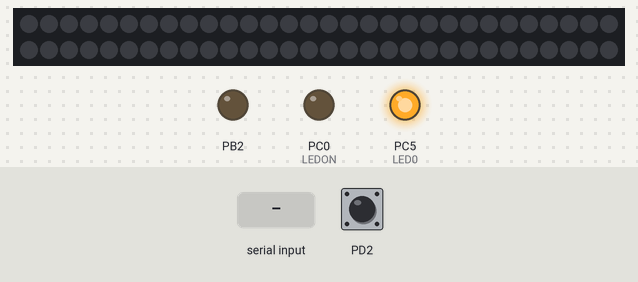
Simulated run of this program. Board: ATmega8, built with avr-gcc and emulated at 16 MHz. Parts: 60 RGB LEDs in strip order, left to right, continuing on the next row, output pins drawn as LEDs (lit = HIGH). Wiring (inferred from the names in the program): 2 × WS2801 LEDs: SPI / data PC4, clock PC2. Dashed ring = blinking. Inputs (shaded band) come from the test bench; at power-on: PD2 HIGH. Dim RGB values are drawn brighter than linear; pins used as bus, display or sensor lines are not drawn.

Above: at 1.2 s.
1.3 s: PD2 pulled LOW for 0.15 s
At 3.6 s:
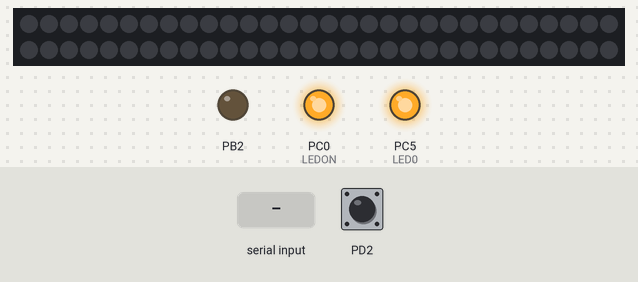
4.0 s: PD2 pulled LOW for 1 s
At 6.1 s:
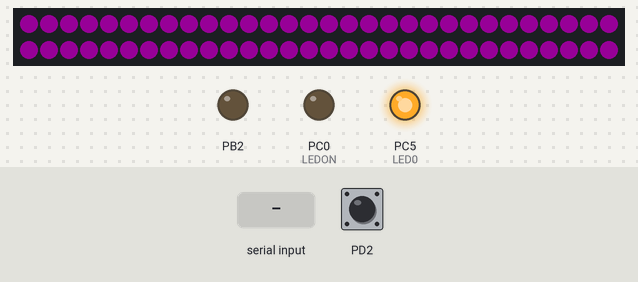
6.9 s: PD2 pulled LOW for 0.15 s
At 8.9 s:
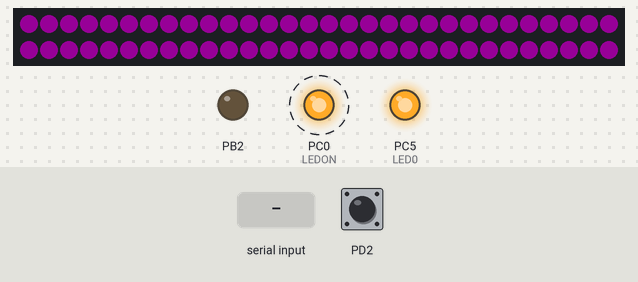
10.0 s: PD2 pulled LOW for 1 s
At 11.22 s:
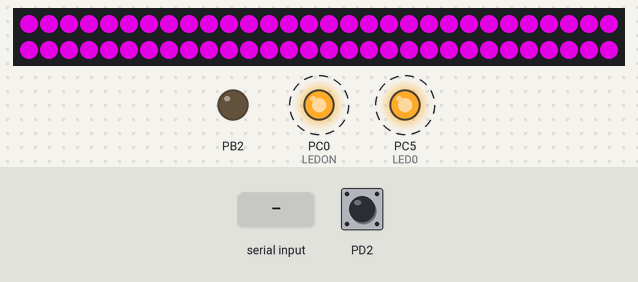
13.2 s: "1" received over Serial
At 14.3 s:
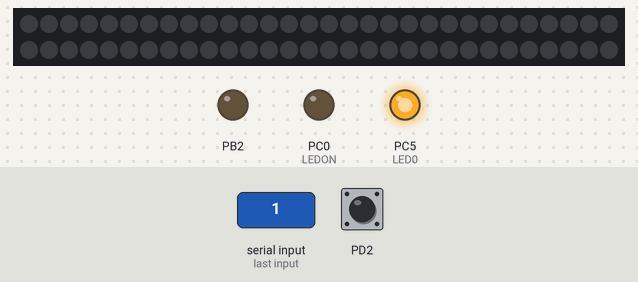
Timing chart, 0 to 15.7 s (numbered marks = the images above; inputs shaded):
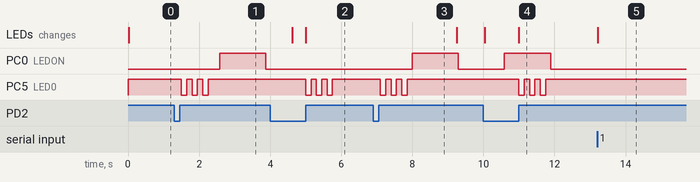

Measured:
- after the input at 1.3 s, PC0 (LEDON): LOW → HIGH after 1.3 s, → LOW 1.3 s later; PC5 (LED0): alternates HIGH for 0.15 s and LOW for 0.15 s, 6 changes in all, then stays HIGH, starting after 0.20 s
- after the input at 4.0 s, PC0 (LEDON): stays LOW (without the input it goes to HIGH after 1.2 s); PC5 (LED0): alternates HIGH for 0.15 s and LOW for 0.15 s, 6 changes in all, then stays HIGH, starting after 1.0 s
- after the input at 6.9 s, PC0 (LEDON): LOW → HIGH after 1.1 s, → LOW 1.3 s later; PC5 (LED0): alternates HIGH for 0.15 s and LOW for 0.15 s, 6 changes in all, then stays HIGH, starting after 0.20 s
- after the input at 10.0 s, PC5 (LED0): alternates HIGH for 0.15 s and LOW for 0.15 s, 6 changes in all, then stays HIGH, starting after 1.0 s
- after the input at 13.2 s, the LEDs: change at once (image 5)

The program:

main.c
```c
#define F_CPU	16000000UL

//////////////
// INCLUDES //
//////////////
#include <avr/io.h>
#include <avr/interrupt.h>
#include <util/delay.h>
#include <util/atomic.h>

#include "UART.h"
#include "Timer_and_Button.h"


/////////////
// DEFINES //
/////////////
#define FALSE	0
#define TRUE	1

//////////////////////////////
// LED Defines
#define LED0				PC5
#define LED1				PC4
#define LED2				PC2
#define LEDON				PC0

#define LED_ON(_LED_)		PORTC &= ~(1 << _LED_)
#define LED_OFF(_LED_)		PORTC |= (1 << _LED_)
#define LED_TOGGLE(_LED_)	PORTC ^= _BV(_LED_)

//////////////////////////////
// UART Defines
#define UART_CONST_STRING( _str_ )	UART_Send_String( _str_ , sizeof( _str_ )-1)

//////////////////////////////
// LED Defines
#define NUMBER_OF_LEDS			60
#define RED						0
#define GREEN					1
#define BLUE					2
#define UNDEFINED				255

#define CONSTANT_RED			255
#define CONSTANT_GREEN			255
#define CONSTANT_BLUE			0

#define TIMEOUT_THRESHOLD		50000
#define NOTE_OFF_TIMEOUT		100


//////////////////////////////
// MIDI Defines
#define MIDI_COMPARE_NOTE_OFF	0x8		// Note off
#define	MIDI_COMPARE_NOTE_ON	0x9		// Note on
#define	MIDI_COMPARE_CHANNEL	0x0
#define MIDI_COMAPRE_NOTE_RED	0x30
#define MIDI_COMAPRE_NOTE_GREEN	0x34
#define MIDI_COMAPRE_NOTE_BLUE	0x38


///////////////
// FUNCTIONS //
///////////////
void	WS2801_Update(void);

///////////////
// VARIABLES //
///////////////
volatile uint8_t	_Color[3];
volatile uint8_t	_Note_Off_Pending[3];
volatile uint32_t	_Note_Off_Counter[3];
volatile uint8_t	_Update_WS2801;
volatile uint8_t	_No_Data_Light_On_Old;
volatile uint8_t	_No_Data_Light_On_Fade_Div;

enum PARSING_STATE_e
{
	WAITING,
	STATUS_AND_CHANNEL_RECEIVED,
	NOTE_RECEIVED
};

enum MODE_e
{
	MIDI,
	CONSTANT
};

struct PARSING_s
{
	enum PARSING_STATE_e State;
	uint8_t Event;
	uint8_t Color;
};

int main (void)
{
	_Color[RED] 				= 0;
	_Color[GREEN] 				= 0;
	_Color[BLUE] 				= 0;

	_Note_Off_Pending[RED]		= FALSE;
	_Note_Off_Pending[GREEN]	= FALSE;
	_Note_Off_Pending[BLUE]		= FALSE;

	_Note_Off_Counter[RED]		= 0;
	_Note_Off_Counter[GREEN]	= 0;
	_Note_Off_Counter[BLUE]		= 0;

	_Update_WS2801				= FALSE;

	_No_Data_Light_On_Old		= FALSE;
	_No_Data_Light_On_Fade_Div	= 0;

	DDRC |= (1 << LED0) | (1 << LED1) | (1 << LED2) | (1 << LEDON);

	LED_OFF(LED0);
	LED_OFF(LED1);
	LED_OFF(LED2);
	LED_ON(LEDON);

	UART_Init();

	// Initialize SPI @ 4 MHz
	DDRB |= (1 << PB5) | (1 << PB3) | (1 << PB2);	// Set SCK, MOSI and CS to Output
	SPCR  = (1 << SPE) | (1 << MSTR);				// Enable SPI as Master

	WS2801_Update();

	// Parsing Structure
	struct PARSING_s Parsing;
	Parsing.State = WAITING;
	Parsing.Event = MIDI_COMPARE_NOTE_ON;
	Parsing.Color = UNDEFINED;

	// Timeout Counter
	uint32_t Timeout = 0;

	enum MODE_e Mode = MIDI;

	Timer_And_Button_Init();

	sei();

	while(1)
	{
		while(UART_Data_Available()>0)
		{
			uint8_t Data = UART_Buffer_Read();

			Timer_No_Data_Light_Reset();
			if(Timer_No_Data_Light_On() == FALSE && _No_Data_Light_On_Old == TRUE)
			{
				_No_Data_Light_On_Old	= Timer_No_Data_Light_On();
				_Color[RED]				= 0;
				_Color[GREEN]			= 0;
				_Color[BLUE]			= 0;
				_Update_WS2801			= TRUE;
			}

			if(Mode != MIDI) { continue; }

			switch(Parsing.State)
			{
				case WAITING:
					if(((((Data & 0xF0) >> 4) == MIDI_COMPARE_NOTE_ON) | ((((Data & 0xF0) >> 4) == MIDI_COMPARE_NOTE_OFF))) && ((Data & 0x0F) == MIDI_COMPARE_CHANNEL))
					{
						Parsing.State 	= STATUS_AND_CHANNEL_RECEIVED;
						Parsing.Event	= ((Data & 0xF0) >> 4);
						Timeout			= 0;
						LED_ON(LED0);
					}
					break;

				case STATUS_AND_CHANNEL_RECEIVED:
					if((Data & 0x80) == 0)
					{
							 if(Data == MIDI_COMAPRE_NOTE_RED	)	{ Parsing.Color = RED; 			}
						else if(Data == MIDI_COMAPRE_NOTE_GREEN	)	{ Parsing.Color = GREEN; 		}
						else if(Data == MIDI_COMAPRE_NOTE_BLUE	)	{ Parsing.Color = BLUE; 		}
						else										{ Parsing.Color = UNDEFINED;	}
					}

					if(Parsing.Color != UNDEFINED)
					{
						Parsing.State 	= NOTE_RECEIVED;
						Timeout			= 0;
						LED_ON(LED1);
					}
					else
					{
						Parsing.State 	= WAITING;
						Parsing.Color	= UNDEFINED;
						Timeout			= 0;
						LED_OFF(LED0);
						LED_OFF(LED1);
						LED_OFF(LED2);
					}
					break;

				case NOTE_RECEIVED:
					if((Data & 0x80) == 0)
					{
						if(Parsing.Event == MIDI_COMPARE_NOTE_ON)
						{
							_Color[Parsing.Color] 				= Data << 1;
							_Note_Off_Pending[Parsing.Color]	= FALSE;
						}
						else if(Parsing.Event == MIDI_COMPARE_NOTE_OFF)
						{
							_Note_Off_Pending[Parsing.Color]	= TRUE;
							_Note_Off_Counter[Parsing.Color]	= NOTE_OFF_TIMEOUT;
						}

						_Update_WS2801 = TRUE;
						LED_ON(LED2);
					}
					else
					{
						LED_OFF(LED0);
						LED_OFF(LED1);
						LED_OFF(LED2);
					}
					Parsing.State	= WAITING;
					Parsing.Color	= UNDEFINED;
					Timeout			= 0;
					break;

				default:
					Parsing.State = WAITING;
					break;
			}
		}

		if((Parsing.State == STATUS_AND_CHANNEL_RECEIVED) || (Parsing.State == NOTE_RECEIVED))
		{
			Timeout++;

			if(Timeout == TIMEOUT_THRESHOLD)
			{
				Parsing.State 	= WAITING;
				Parsing.Color 	= UNDEFINED;

				Timeout = 0;
			}
		}

		uint8_t i;
		for(i=RED;i<=BLUE;i++)
		{
			if(_Note_Off_Counter[i]>0)
			{
				_Note_Off_Counter[i]--;
				if(_Note_Off_Counter[i]==0 && _Note_Off_Pending[i]==TRUE)
				{
					_Color[i]				= 0;
					_Note_Off_Pending[i]	= FALSE;
					_Update_WS2801			= TRUE;
				}
			}
		}

		if(_Update_WS2801 == TRUE && Timer_WS2801_OV_Occurred() == TRUE)
		{
			_Update_WS2801 = FALSE;
			if(Button_Short_State() == TRUE && _No_Data_Light_On_Old == TRUE)
			{
				if(_No_Data_Light_On_Fade_Div == 3)
				{
					if(_Color[RED]		< CONSTANT_RED	) { _Color[RED]		+= 1; }
					if(_Color[GREEN]	< CONSTANT_GREEN) { _Color[GREEN]	+= 1; }
					if(_Color[BLUE]		< CONSTANT_BLUE	) { _Color[BLUE]	+= 1; }

					_No_Data_Light_On_Fade_Div = 0;
				}
				else
				{
					_No_Data_Light_On_Fade_Div++;
				}
			}

			WS2801_Update();
		}

		if(Button_Short_Pressed() == TRUE)
		{
			uint8_t i;
			for(i=0;i<6;i++)
			{
				LED_TOGGLE(LED0);
				LED_TOGGLE(LED1);
				LED_TOGGLE(LED2);
				_delay_ms(150);
			}
		}

		if(Button_Long_Pressed() == TRUE)
		{
			if(Mode == MIDI)
			{
				Mode = CONSTANT;

				_Color[RED]		= CONSTANT_RED;
				_Color[GREEN]	= CONSTANT_GREEN;
				_Color[BLUE]	= CONSTANT_BLUE;

				_Update_WS2801 = TRUE;
			}
			else if(Mode == CONSTANT)
			{
				Mode = MIDI;

				_Color[RED]		= 0;
				_Color[GREEN]	= 0;
				_Color[BLUE]	= 0;

				_Update_WS2801 = TRUE;
			}
		}

		if(Timer_WS2801_On_LED_Blick() == TRUE)
		{
			if(Button_Short_State() == FALSE)
			{
				LED_ON(LEDON);
			}
			else
			{
				LED_TOGGLE(LEDON);
			}
		}

		if(Button_Short_State() == TRUE)
		{
			if(Timer_No_Data_Light_On() == TRUE && _No_Data_Light_On_Old == FALSE)
			{
				_Color[RED]				= 0;
				_Color[GREEN]			= 0;
				_Color[BLUE]			= 0;

				_No_Data_Light_On_Old	= Timer_No_Data_Light_On();
			}

			_Update_WS2801			= TRUE;
		}
		else
		{
			Timer_No_Data_Light_Reset();
		}

		_delay_us(10);
	}
}

void WS2801_Update(void)
{
	ATOMIC_BLOCK(ATOMIC_FORCEON)
	{
		uint16_t i;

		Timer_WS2801_Restart();

		for(i=0;i<NUMBER_OF_LEDS;i++)
		{
			SPDR = _Color[RED];				// Start SPI Transmission
			while(!(SPSR & (1 << SPIF)));	// Wait Transmission complete

			SPDR = _Color[BLUE];			// Start SPI Transmission
			while(!(SPSR & (1 << SPIF)));	// Wait Transmission complete

			SPDR = _Color[GREEN];			// Start SPI Transmission
			while(!(SPSR & (1 << SPIF)));	// Wait Transmission complete
		}

		LED_OFF(LED0);
		LED_OFF(LED1);
		LED_OFF(LED2);
	}
}
```

Timer_and_Button.c
```c
/*
 * Timer.c
 *
 * Created: 02/06/2018 18:43:05
 *  Author: Chris
 */

#include <avr/io.h>
#include <avr/interrupt.h>

#include "Timer_and_Button.h"


#define TRUE							1
#define FALSE							0

#define PRESSED							FALSE
#define RELEASED						TRUE
#define BUTTON_SHORT_LONG_THRESHOLD		10
#define NO_DATA_LIGHT_TIMEOUT_S			3


#define LED0				PC5
#define LED1				PC4
#define LED2				PC2
#define LEDON				PC0

#define LED_ON(_LED_)		PORTC &= ~(1 << _LED_)
#define LED_OFF(_LED_)		PORTC |= (1 << _LED_)
#define LED_TOGGLE(_LED_)	PORTC ^= _BV(_LED_)


volatile uint8_t	_Timer_WS2801_OV_Occurred;
volatile uint8_t	_Timer_Button_Counter;
volatile uint8_t	_Button_Short_Pressed, _Button_Long_Pressed;
volatile uint8_t	_Button_Short_State;
volatile uint8_t	_On_LED_Blink_Counter, _On_LED_Blink;

volatile uint8_t	_No_Data_Light_On;
volatile uint16_t	_No_Data_Light_Counter;


ISR(TIMER2_COMP_vect)
{
	_Timer_WS2801_OV_Occurred = TRUE;

	if(_No_Data_Light_On == FALSE)
	{
		_No_Data_Light_Counter++;
	}

	if(_No_Data_Light_Counter == 200 * NO_DATA_LIGHT_TIMEOUT_S)
	{
		_No_Data_Light_On = TRUE;
	}

	if(_On_LED_Blink == TRUE) { return; }

	_On_LED_Blink_Counter++;

	if(_On_LED_Blink_Counter == 255)
	{
		_On_LED_Blink			= TRUE;
		_On_LED_Blink_Counter	= 0;
	}
}

ISR(TIMER1_COMPA_vect)
{
	uint8_t Button_Value = (PIND & 0x04);

	if(Button_Value == PRESSED)
	{
		if(_Timer_Button_Counter < 255)
		{
			_Timer_Button_Counter++;
		}
	}
	else
	{
		Timer_Button_Stop();

		if(_Timer_Button_Counter>0)
		{
			if(_Timer_Button_Counter<BUTTON_SHORT_LONG_THRESHOLD)
			{
				_Button_Short_Pressed = TRUE;
				_Button_Short_State  ^= 0x01;
			}
			else
			{
				_Button_Long_Pressed = TRUE;
			}
		}
	}
}

ISR(INT0_vect)
{
	if(TCCR1B == 0)
	{
		_Timer_Button_Counter	= 0;
		_Button_Short_Pressed	= FALSE;
		_Button_Long_Pressed	= FALSE;

		Timer_Button_Start();
	}
}

void Timer_And_Button_Init(void)
{
	_Timer_WS2801_OV_Occurred	= FALSE;
	_On_LED_Blink_Counter		= 0;
	_On_LED_Blink				= FALSE;

	_No_Data_Light_On			= FALSE;
	_No_Data_Light_Counter		= 0;

	//////////////////////////////////////////
	// WS2801 Timer (Timer 2; 8 Bit)
	TCCR2  |= (1 << WGM21);								// CTC Mode
	OCR2	= 78;										// Compare value (78 = ~5ms)
	TCNT2	= 0;										// Reset Count Value
	TIMSK  |= (1 << OCIE2);								// Enable overflow interrupt
	TCCR2  |= (1 << CS22) | (1 << CS21) | (1 << CS20);	// Enable Timer with Prescaler of 1024


	_Timer_Button_Counter	= 0;
	_Button_Short_Pressed	= FALSE;
	_Button_Short_State		= FALSE;
	_Button_Long_Pressed	= FALSE;

	//////////////////////////////////////////
	// Button Timer (Timer 1; 16 Bit)
	OCR1A	= 1562;							// Compare value (1562 = ~100ms)
	TIMSK  |= (1 << OCIE1A);				// Enable overflow interrupt


	//////////////////////////////////////////
	// Button Interrupt Input

	PORTD |= (1 << PD2);					// Activate Internal Pull-up
	MCUCR |= (1 << ISC01);					// Interrupt on Falling Edges
	GICR  |= (1 << INT0);					// Enable Interrupt in INT0
}

uint8_t Timer_WS2801_OV_Occurred(void)
{
	uint8_t Temp = _Timer_WS2801_OV_Occurred;

	_Timer_WS2801_OV_Occurred = FALSE;

	return Temp;
}

void Timer_WS2801_Restart(void)
{
	TCNT2 = 0;
}

uint8_t	Timer_WS2801_On_LED_Blick(void)
{
	uint8_t Temp = _On_LED_Blink;

	_On_LED_Blink = FALSE;

	return Temp;
}

void Timer_Button_Start(void)
{
	TCNT1	= 0;										// Reset Count Value
	TCCR1B |= (1 << WGM12) | (1 << CS12) | (1 << CS10);	// Enable Timer with Prescaler of 1024 in CTC Mode
}

void Timer_Button_Stop(void)
{
	TCCR1B	= 0;										// Stop Timer
}

uint8_t Button_Short_Pressed(void)
{
	uint8_t Temp = _Button_Short_Pressed;

	_Button_Short_Pressed = FALSE;

	return Temp;
}

uint8_t	Button_Short_State(void)
{
	return _Button_Short_State;
}

uint8_t Button_Long_Pressed(void)
{
	uint8_t Temp = _Button_Long_Pressed;

	_Button_Long_Pressed = FALSE;

	return Temp;
}

void Timer_No_Data_Light_Reset(void)
{
	_No_Data_Light_Counter	= 0;
	_No_Data_Light_On		= FALSE;
}

uint8_t	Timer_No_Data_Light_On(void)
{
	return _No_Data_Light_On;
}
```

Timer_and_Button.h
```c
/*
 * Timer.h
 *
 * Created: 02/06/2018 18:42:55
 *  Author: Chris
 */


#ifndef TIMER_H_
#define TIMER_H_

void	Timer_And_Button_Init(void);

uint8_t Timer_WS2801_OV_Occurred(void);
void	Timer_WS2801_Restart(void);
uint8_t	Timer_WS2801_On_LED_Blick(void);

void	Timer_Button_Start(void);
void	Timer_Button_Stop(void);

uint8_t Button_Short_Pressed(void);
uint8_t	Button_Short_State(void);
uint8_t Button_Long_Pressed(void);

void	Timer_No_Data_Light_Reset(void);
uint8_t	Timer_No_Data_Light_On(void);


#endif /* TIMER_H_ */
```

UART.c
```c
/*
 * UART.c
 *
 * Created: 02.06.2018 12:48:41
 *  Author: Chris
 */

#define F_CPU	16000000UL

#include <avr/interrupt.h>

#include "UART.h"

/////////////
// Defines //
/////////////
#define UART_BUFFER_SIZE	500
#define BAUD				31250UL		// Baud rate

#define UBRR_VAL ((F_CPU+BAUD*8)/(BAUD*16)-1)
#define BAUD_REAL (F_CPU/(16*(UBRR_VAL+1)))
#define BAUD_ERROR ((BAUD_REAL*1000)/BAUD)

#if ((BAUD_ERROR<990) || (BAUD_ERROR>1010))
	#error Systematischer Fehler der Baudrate groesser 1% und damit zu hoch!
#endif


#define LED0				PC5
#define LED1				PC4
#define LED2				PC2
#define LEDON				PC0

#define LED_ON(_LED_)		PORTC &= ~(1 << _LED_)
#define LED_OFF(_LED_)		PORTC |= (1 << _LED_)
#define LED_TOGGLE(_LED_)	PORTC ^= _BV(_LED_)


///////////////
// Datatypes //
///////////////
struct UART_BUFFER_s
{
	uint8_t data[UART_BUFFER_SIZE];
	uint8_t	read;
	uint8_t	write;
} _UART_Buffer;


////////////////////////
// Interrupt Handlers //
////////////////////////
ISR(USART_RXC_vect)
{
	_UART_Buffer.data[_UART_Buffer.write++] = UDR;		// Fetch the received byte value

	if(_UART_Buffer.write == UART_BUFFER_SIZE)
	{
		_UART_Buffer.write = 0;
	}
}


///////////////
// Functions //
///////////////
void UART_Init(void)
{
	// Set Baud Rate
	UBRRH = (unsigned char)(UBRR_VAL >> 8);
	UBRRL = (unsigned char)(UBRR_VAL);

	// Enable receiver and transmitter
	UCSRB = (1 << RXEN) | (1 << TXEN);

	// Set frame format: 8 data, 1 stop bit
	UCSRC  = (1 << URSEL) | (0 << USBS) | (1 << UCSZ1) | (1 << UCSZ0);
	UCSRB |= (1 << RXCIE);

	_UART_Buffer.read	= 0;
	_UART_Buffer.write	= 0;
}

void UART_Send_Char(char data)
{
	// Wait for empty transmit buffer
	while(!( UCSRA & (1 << UDRE)));

	// Put data into buffer, sends the data
	UDR = data;
}

void UART_Send_String(char* data, int length)
{
	int i;
	for(i=0;i<length;i++)
	{
		UART_Send_Char(data[i]);
	}
}

uint8_t UART_Data_Available(void)
{
	if(_UART_Buffer.write >= _UART_Buffer.read)
	{
		return (_UART_Buffer.write - _UART_Buffer.read);
	}
	else
	{
		return ((_UART_Buffer.write + UART_BUFFER_SIZE) - _UART_Buffer.read);
	}
}

uint8_t	UART_Buffer_Read(void)
{
	uint8_t Temp = 0;

	if(UART_Data_Available()>0)
	{
		Temp = _UART_Buffer.data[_UART_Buffer.read++];

		if(_UART_Buffer.read == UART_BUFFER_SIZE)
		{
			_UART_Buffer.read = 0;
		}
	}

	return Temp;
}
```

UART.h
```c
/*
 * UART.h
 *
 * Created: 02.06.2018 12:48:33
 *  Author: Chris
 */


#ifndef UART_H_
#define UART_H_


void	UART_Init			(void);
void	UART_Send_Char		(char data);
void	UART_Send_String	(char* data, int length);
uint8_t UART_Data_Available	(void);
uint8_t	UART_Buffer_Read	(void);


#endif /* UART_H_ */
```
